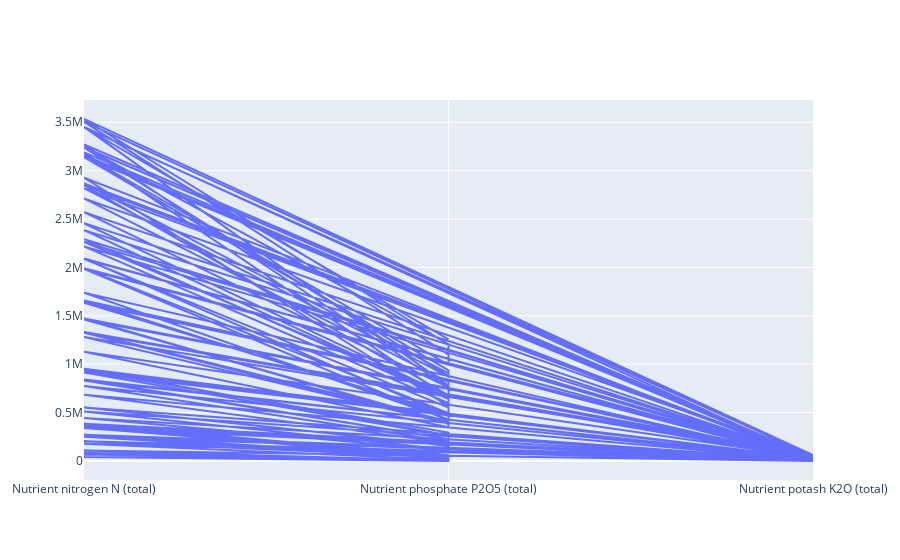

The notebook cell saved with this chart:
### Code cell
go.Figure(go.Scatter(
    x = df_fur_clean['Item'],
    y = df_fur_clean['Value'],hoverinfo='y'
))

### Figure 1 — Plotly figure (JSON) as saved in the notebook; plotly's stock layout.template omitted (floating-point values rounded to 4 significant figures; data arrays with more than 128 entries replaced by an {"elided": "..."} marker saying what was removed)
{"data": [{"hoverinfo": "y", "type": "scatter", "x": {"elided": "175 str values"}, "y": {"elided": "175 int values"}}], "layout": {}}
